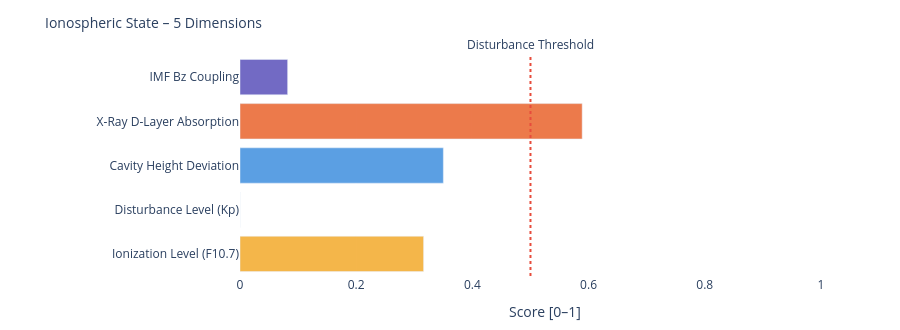

Write notebook code for a chart like this one.
### Markdown cell above
---
### 📐 Systemic Insight: Geometric Cavity vs. Real Schumann Resonance

**Relevant for:** Layer 6 = delta analysis &nbsp;|&nbsp; Layer 7 = feature vector / system interpretation

A cavity height change from 80 km to 70 km shifts the **idealized geometric frequencies** only minimally:

| Modus | Aktuell | Referenz | Δ |
|-------|---------|----------|---|
| SR-1 | 10.4762 Hz | 10.4599 Hz | +16 mHz |
| SR-2 | 18.1452 Hz | 18.1171 Hz | +28 mHz |
| SR-3 | 25.6612 Hz | 25.6215 Hz | +40 mHz |
| SR-4 | 33.1285 Hz | 33.0772 Hz | +51 mHz |

The geometric effect is limited because 10 km is very small compared to Earth's radius (~6371 km).

**Consequence:** Real Schumann deviations are likely driven more strongly by **conductivity, damping, day/night structure, lightning distribution and source geometry** than by pure cavity height.

---

**Layer 6 compares:**
```
geometric Δ from Layer 4  vs.  observed Δ from real Schumann measurement data
```

**Layer 7 Feature:**
```
If real Δ >> geometric Δ  →  non-geometric factors dominant
```

### Code cell
# ============================================================
# IONOSPHERIC STATE – Summary gauge
# Five dimensions: ionization, disturbance, cavity height, X-Ray, Bz coupling
# ============================================================

def norm(v, lo, hi):
    if v is None: return None
    return round(max(0.0, min(1.0, (v - lo) / (hi - lo))), 3)

# Ionization level (F10.7 → F2-Layer)
ioniz = norm(f107_val, 60, 250)

# Disturbance level (Kp → E/F-Layer irregularities)
disturb = norm(kp_val, 0, 9)

# Cavity height deviation from reference (80 km)
h_dev = norm(abs(h_eff - 80), 0, 20)

# X-Ray ionization (D-Layer absorption)
xray_ioniz = None
if xray_now is not None:
    xray_ioniz = norm(math.log10(max(xray_now, 1e-9)) + 9, 0, 5)

# Bz coupling (southward Bz → stronger magnetosphere-ionosphere coupling)
bz_coupling = norm(-(bz_now or 0), -5, 30) if bz_now is not None else None

dims = [
    ('Ionization Level (F10.7)',    ioniz,      '#F2A623'),
    ('Disturbance Level (Kp)',      disturb,    '#7F77DD'),
    ('Cavity Height Deviation',     h_dev,      '#378ADD'),
    ('X-Ray D-Layer Absorption',    xray_ioniz, '#E85D24'),
    ('IMF Bz Coupling',             bz_coupling,'#534AB7'),
]

fig = go.Figure()
for name, val, col in dims:
    if val is not None:
        h = int(val * 20)
        bar = '█' * h + '░' * (20 - h)
        label = f'{name}:  {bar}  {val:.3f}'
    else:
        label = f'{name}:  {"─" * 20}  n/a'
    fig.add_trace(go.Bar(
        x=[val if val is not None else 0],
        y=[name],
        orientation='h',
        marker_color=col, opacity=0.82,
        showlegend=False
    ))

fig.add_vline(x=0.5, line_dash='dot', line_color='#e74c3c',
              annotation_text='Disturbance Threshold', annotation_position='top')
fig.update_layout(
    title=dict(text='Ionospheric State – 5 Dimensions', font=dict(size=14)),
    xaxis=dict(title='Score [0–1]', range=[0, 1.05]),
    height=330, plot_bgcolor='rgba(0,0,0,0)', paper_bgcolor='rgba(0,0,0,0)',
    margin=dict(l=240, r=50, t=55, b=40)
)
fig.show()

print(f'\nIonospheric state:')
for name, val, _ in dims:
    print(f'  {name:<35} {val:.3f}' if val is not None else f'  {name:<35} n/a')

### Figure 1 — Plotly figure (JSON) as saved in the notebook; plotly's stock layout.template omitted (floating-point values rounded to 4 significant figures)
{"data": [{"marker": {"color": "#F2A623"}, "opacity": 0.82, "orientation": "h", "showlegend": false, "type": "bar", "x": [0.316], "y": ["Ionization Level (F10.7)"]}, {"marker": {"color": "#7F77DD"}, "opacity": 0.82, "orientation": "h", "showlegend": false, "type": "bar", "x": [0.0], "y": ["Disturbance Level (Kp)"]}, {"marker": {"color": "#378ADD"}, "opacity": 0.82, "orientation": "h", "showlegend": false, "type": "bar", "x": [0.35], "y": ["Cavity Height Deviation"]}, {"marker": {"color": "#E85D24"}, "opacity": 0.82, "orientation": "h", "showlegend": false, "type": "bar", "x": [0.589], "y": ["X-Ray D-Layer Absorption"]}, {"marker": {"color": "#534AB7"}, "opacity": 0.82, "orientation": "h", "showlegend": false, "type": "bar", "x": [0.082], "y": ["IMF Bz Coupling"]}], "layout": {"annotations": [{"showarrow": false, "text": "Disturbance Threshold", "x": 0.5, "xanchor": "center", "xref": "x", "y": 1, "yanchor": "bottom", "yref": "y domain"}], "height": 330, "margin": {"b": 40, "l": 240, "r": 50, "t": 55}, "paper_bgcolor": "rgba(0,0,0,0)", "plot_bgcolor": "rgba(0,0,0,0)", "shapes": [{"line": {"color": "#e74c3c", "dash": "dot"}, "type": "line", "x0": 0.5, "x1": 0.5, "xref": "x", "y0": 0, "y1": 1, "yref": "y domain"}], "title": {"font": {"size": 14}, "text": "Ionospheric State – 5 Dimensions"}, "xaxis": {"range": [0, 1.05], "title": {"text": "Score [0–1]"}}}}
